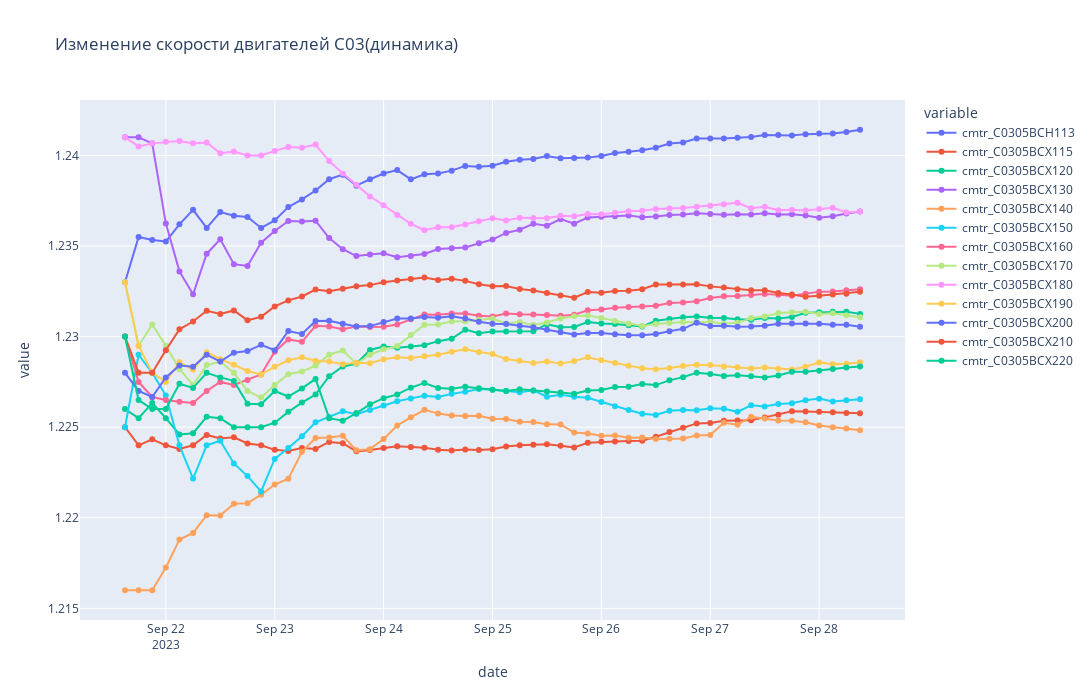
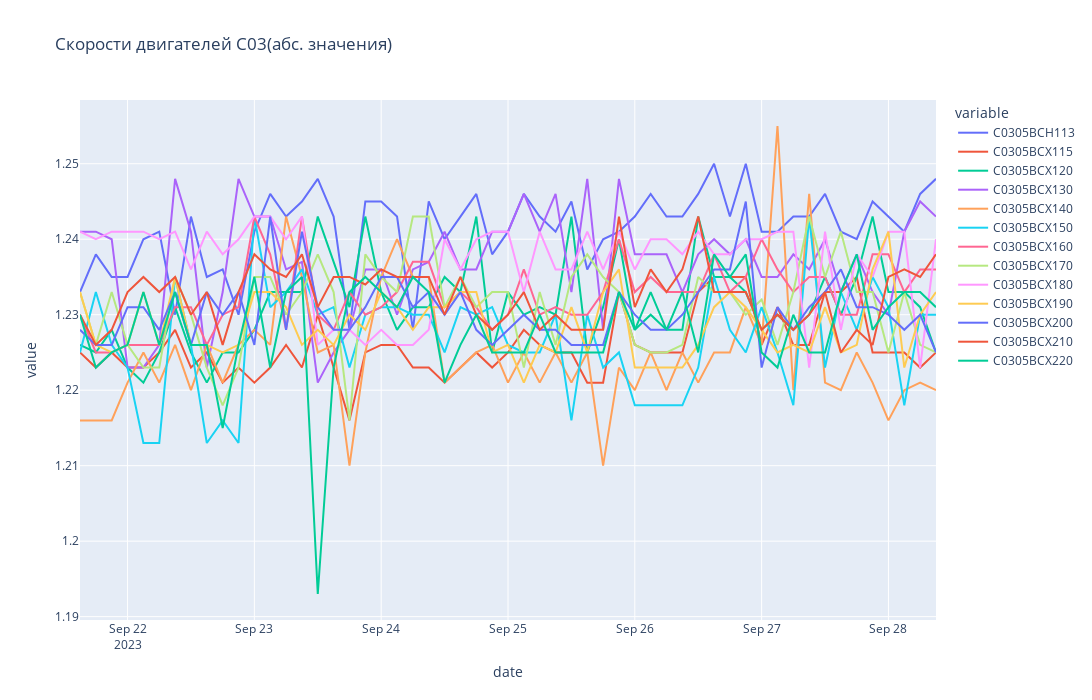

The cell these charts' notebook holds for them, in order:
### Code cell
fig01 = px.line(
    data_frame=cum_metric, #DataFrame
    x='date', #ось абсцисс
    y=cmtr_names, #ось ординат
    height=700, #высота
    width=1500, #ширина
    title='Изменение скорости двигателей C03(динамика)', #заголовок
    markers=True
)
fig01.show()

line_data = new.groupby('date', as_index=False).sum()
fig02 = px.line(
    data_frame=line_data, #DataFrame
    x='date', #ось абсцисс
    y=drive_id, #ось ординат
    height=700, #высота
    width=1500, #ширина
    title='Скорости двигателей C03(абс. значения)' #заголовок
)
fig02.show()
